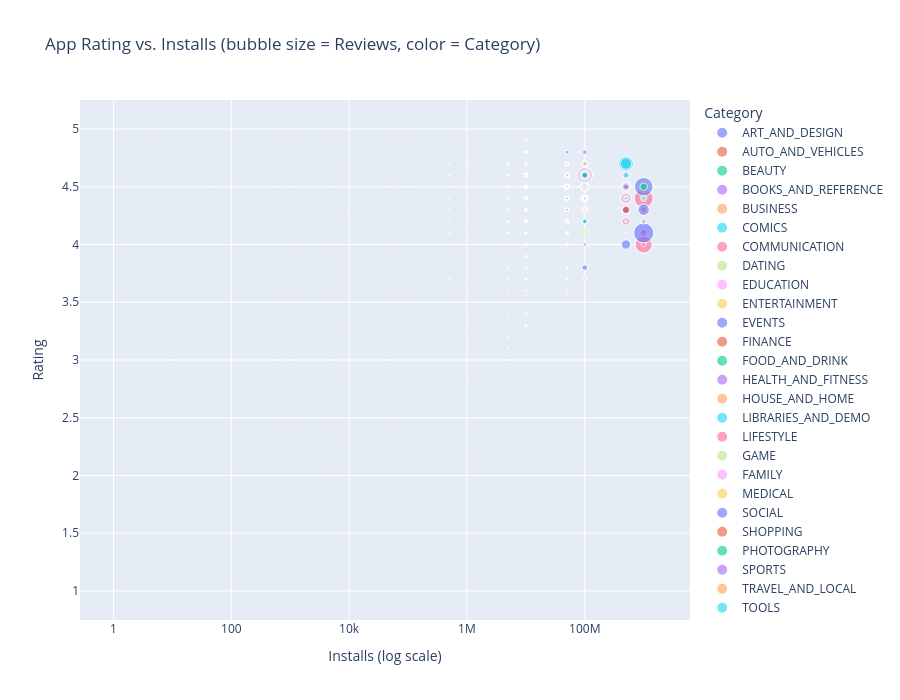

Write notebook code for a chart like this one.
### Code cell
import plotly.express as px

plot_df = apps.dropna(subset=['Rating', 'Installs']).copy()

fig = px.scatter(
    plot_df,
    x='Installs',
    y='Rating',
    color='Category',
    size='Reviews',
    hover_name='App',
    log_x=True,
    title='App Rating vs. Installs (bubble size = Reviews, color = Category)',
    labels={'Installs': 'Installs (log scale)', 'Rating': 'Rating'},
    opacity=0.6
)
fig.update_layout(height=700)
fig.show()
